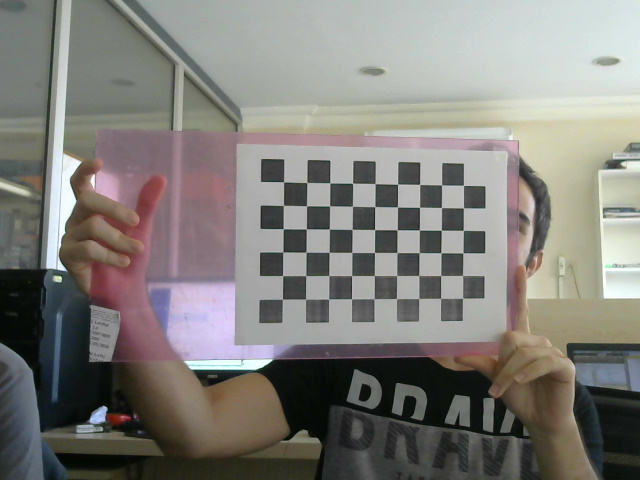
#> input picture calibration_images/img (1).jpg, 640 x 480 px; its folder holds 5 pictures in this run
$ python camera_calibration.py
#> lines starting #> are read from the running program, lines starting #| are printed output that depends on the picture
import numpy as np
import cv2
import glob

# Sondlandırma kriteri:
criteria = (cv2.TERM_CRITERIA_EPS + cv2.TERM_CRITERIA_MAX_ITER, 30, 0.001)

# Kalibrasyon fonksiyonu:
# "dirpath" = Görüntülerin bulunduğu dizin.
# "prefix" = Görüntülerin ortak ismi.(resim1.jpg, resim2.jpg şeklinde
# ilerlenecekse "resim" yazılır.)
# "square_size" = Satranç tahtasındaki bir karenin uzunluğu.
# "width" = Satranç tahtasının uzun keneranın içinde bulunan nokta sayısı.
# "height" = Satranç tahtasının kısa kenarının içinde bulunan nokta sayısı.
def calibrate(dirpath, prefix, image_format, square_size, width=9, height=6):

#> called with dirpath = 'calibration_images', prefix = 'img', image_format = 'jpg', square_size = 0.025, width = 9, height = 6
    global gray

    # Verilen dizin yolundaki görüntüler için kamera kalibrasyon fonksiyonu
    # uygulanacaktır. (0,0,0), (1,0,0), (2,0,0) ....,(8,6,0) gibi nesne noktaları
    # hazırlanacaktır.
    objp = np.zeros((height*width, 3), np.float32) # Satranç tahtasının
                                                   # koordinatlarının bulunduğu dizi.
    objp[:, :2] = np.mgrid[0:width, 0:height].T.reshape(-1, 2)

    objp = objp * square_size # Koordinatlar, girmiş olduğumuz uzunluk değeri ile çarpılır.

    # Tüm görüntülerden nesne noktalarını ve görüntü noktalarını kaydetmek için
    # objpoints ve imgpoints dizileri kullanılmıştır.
    objpoints = [] # 3 boyutta öngördüğümüz nokta karşılıklarının tutulduğu dizi
    imgpoints = [] # Kameranın aldığı görüntüde satranç tahtasının siyah/beyaz
                   # buluşma koordinatlarının tutulduğu dizi

    if dirpath[-1:] == '/':
        dirpath = dirpath[:-1]

    images = glob.glob(dirpath + '/' + prefix + '*.' + image_format)
    i = 0

    # "images" klasörü içerisinde bulunan resimlerin kalibrasyon için
    # kullanılması:
    for fname in images:
        i += 1
        img = cv2.imread(fname)
#> img is the input picture: shape (480, 640, 3); mean B, G, R 122.4, 127.1, 129.2
        img = cv2.resize(img,(600,480))
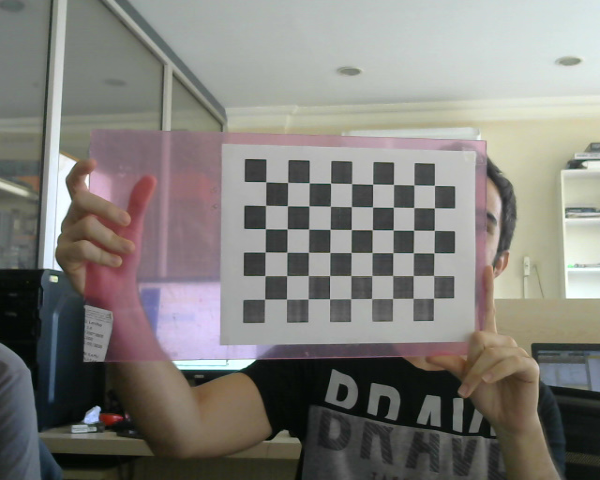
#> img: shape (480, 600, 3); mean B, G, R 122.4, 127.2, 129.2
        gray = cv2.cvtColor(img, cv2.COLOR_BGR2GRAY)
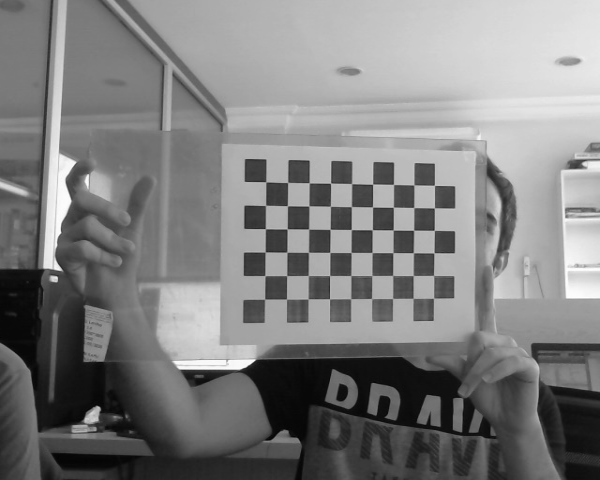
#> gray: shape (480, 600); min 3, max 255, mean 127.3

        # Satranç tahtası köşelerinin bulunması, ret değeri satranç tahtasının
        # bulunup bulunmadığını belirtmektedir.
        ret, corners = cv2.findChessboardCorners(gray, (width, height), None)
#> ret = True; corners = 54 rows, first 8: [265.7, 181.9], [287.7, 182.4], [309.2, 182.9], [330.5, 183.1], [351.6, 183.7], [372.6, 184.1], [393.5, 184.4], [413.8, 185]

        # Köşe noktaları bulunursa, iyileştirilmiş görüntü noktalarının eklenmesi:
        if ret:
            objpoints.append(objp)

            corners2 = cv2.cornerSubPix(gray, corners, (11, 11), (-1, -1),
                                                                        criteria)
#> corners2 = 54 rows, first 8: [265.8, 181.8], [287.6, 182.5], [309.3, 182.8], [330.6, 183.2], [351.6, 183.6], [372.6, 184.2], [393.5, 184.5], [413.9, 184.9]
            imgpoints.append(corners2)

            # Köşelerin çizilip gösterilmesi:
            cv2.drawChessboardCorners(img, (width, height), corners2, ret)
            print(i)
            if i == 20:
                cv2.putText(img, "20/20", (5, 20), cv2.FONT_HERSHEY_SIMPLEX,
                                                                0.6, (0, 255, 0), 2)
                cv2.putText(img, "Calibration Completed", (5, 40),
                                        cv2.FONT_HERSHEY_SIMPLEX, 0.6, (0, 255, 0), 2)

            else:
                cv2.putText(img, str(i)+"/20", (5, 20),
                                    cv2.FONT_HERSHEY_SIMPLEX, 0.6, (0, 0, 255), 2)
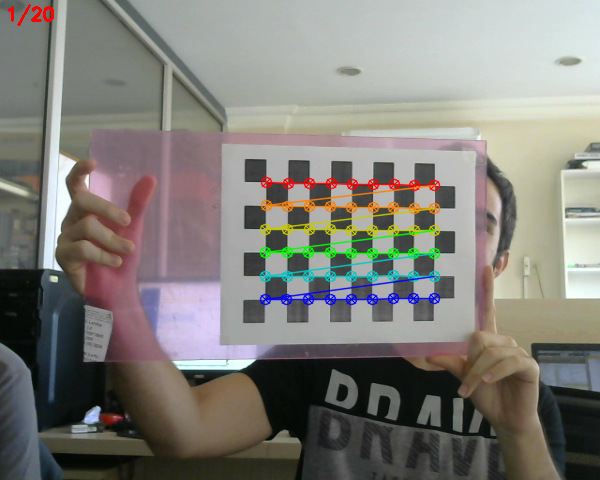
#> img: shape (480, 600, 3); mean B, G, R 121.5, 127.2, 129.2
            cv2.imshow("Calibration Image", img)
            cv2.moveWindow("Calibration Image", 620, 15)
            cv2.waitKey(150)
#> pass 2 of the loop in calibrate, `for fname in images:`:
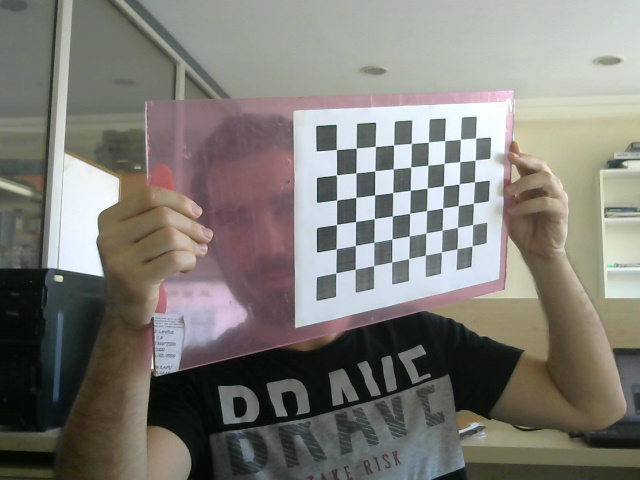
#> input picture calibration_images/img (10).jpg, 640 x 480 px
#> in calibrate, img is the input picture: shape (480, 640, 3); mean B, G, R 118.3, 124.3, 126
#> in calibrate, `gray = cv2.cvtColor(img, cv2.COLOR_BGR2GRAY)`:
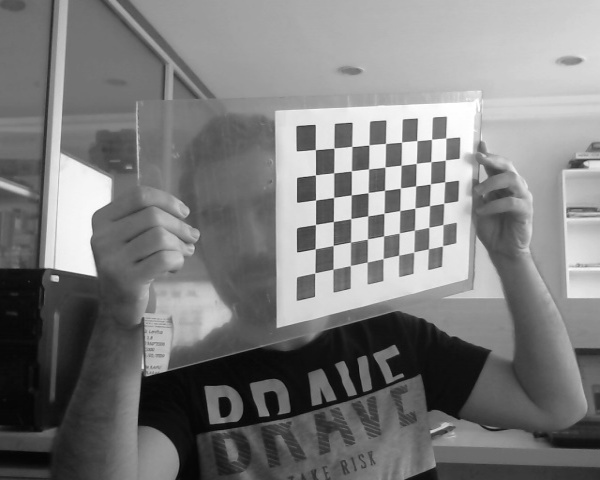
#> gray: shape (480, 600); min 5, max 255, mean 124.2
#> corners = 54 rows, first 8: [315.4, 149.6], [333.8, 148.2], [351.8, 146.4], [368.8, 145], [385.5, 143.5], [401.5, 142.3], [416.8, 140.5], [431.5, 139.4]
#> corners2 = 54 rows, first 8: [315.4, 149.5], [333.9, 148.1], [351.8, 146.4], [368.9, 144.8], [385.5, 143.5], [401.5, 142.1], [416.8, 140.6], [431.5, 139.4]
#> in calibrate, `cv2.putText(img, str(i)+"/20", (5, 20), cv2.FONT_HERSHEY_SIMPLEX, 0.6,..`:
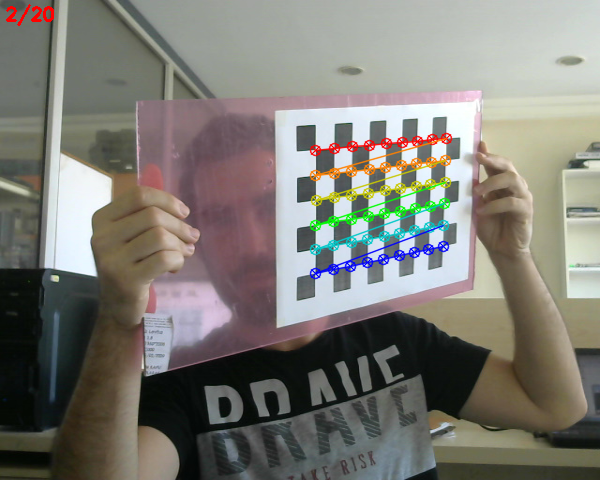
#> img: shape (480, 600, 3); mean B, G, R 116.6, 123.6, 125.5
#> pass 3 of the loop in calibrate, `for fname in images:`:
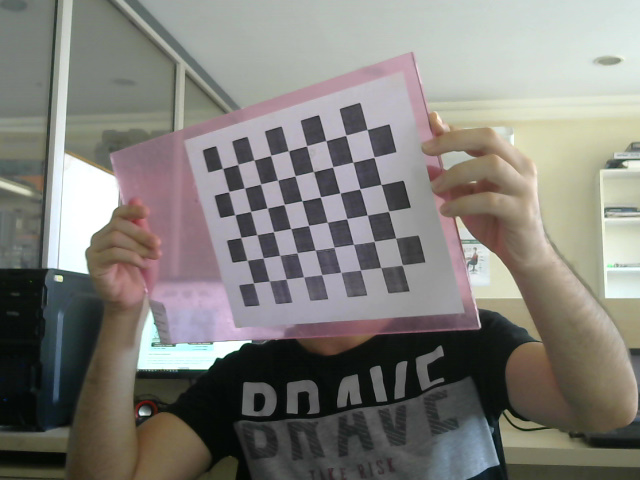
#> input picture calibration_images/img (11).jpg, 640 x 480 px
#> in calibrate, img is the input picture: shape (480, 640, 3); mean B, G, R 121.3, 126.6, 128.6
#> in calibrate, `gray = cv2.cvtColor(img, cv2.COLOR_BGR2GRAY)`:
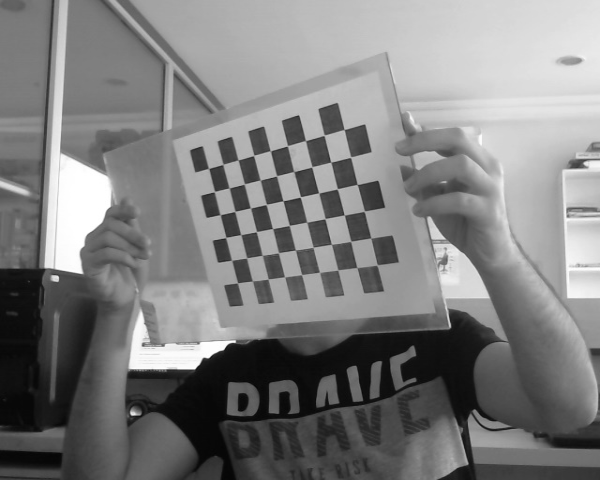
#> gray: shape (480, 600); min 4, max 255, mean 126.7
#> corners = 54 rows, first 8: [208.6, 168.5], [222.9, 164.4], [238, 159.9], [253.6, 155.6], [270.3, 150.8], [287.4, 145.8], [305.4, 140.6], [324.2, 135.3]
#> corners2 = 54 rows, first 8: [208.6, 168.4], [222.8, 164.3], [238, 160.1], [253.7, 155.4], [270.3, 150.7], [287.4, 145.7], [305.5, 140.5], [324.2, 135.3]
#> in calibrate, `cv2.putText(img, str(i)+"/20", (5, 20), cv2.FONT_HERSHEY_SIMPLEX, 0.6,..`:
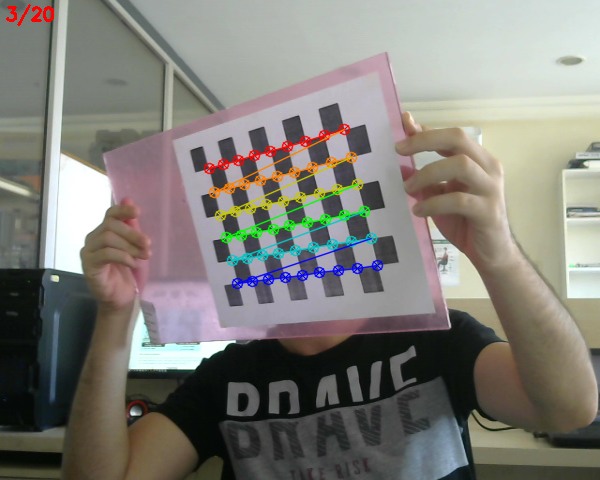
#> img: shape (480, 600, 3); mean B, G, R 120.3, 126.7, 128.6
#> the loop made 5 passes; the first 3 are shown

    ret, mtx, dist, rvecs, tvecs = cv2.calibrateCamera(objpoints, imgpoints,
                                                            gray.shape[::-1], None, None)

    return [ret, mtx, dist, rvecs, tvecs]

# Kamera matrisini ve bozulma katsayılarının verilen yola / dosyaya kaydedilmesi:
def save_coefficients(mtx, dist, path):
    cv_file = cv2.FileStorage(path, cv2.FILE_STORAGE_WRITE)
    cv_file.write("K", mtx)
    cv_file.write("D", dist)
    # note you *release* you don't close() a FileStorage object
    cv_file.release()


# Kamera matrisini ve bozulma katsayılarını yükleme:
def load_coefficients(path):
    # FILE_STORAGE_READ
    cv_file = cv2.FileStorage(path, cv2.FILE_STORAGE_READ)

    # Alınacak türü de belirtmemiz gerektmektedir, aksi takdirde bir matris yerine
    # yalnızca bir File Node nesnesi geri alınır.
    camera_matrix = cv_file.getNode("K").mat()
    dist_matrix = cv_file.getNode("D").mat()

    cv_file.release()
    return [camera_matrix, dist_matrix]

# "calibrate" fonksiyonun çağrılması:
ret, mtx, dist, rvecs, tvecs = calibrate("calibration_images", "img", "jpg", 0.025)

# Kalibrasyon sonuçlarının "camera.yml" ismindeki dosyaya kaydedilmesi:
save_coefficients(mtx, dist, "camera.yml")

# Kalibrasyon sonuçlarının yüklenerek kodlara dahil edilmesi:
camera_matrix, dist_matrix = load_coefficients("camera.yml")

img1 = cv2.imread("calibration_images/img (1).jpg")
img1 = cv2.resize(img1, (720, 480))
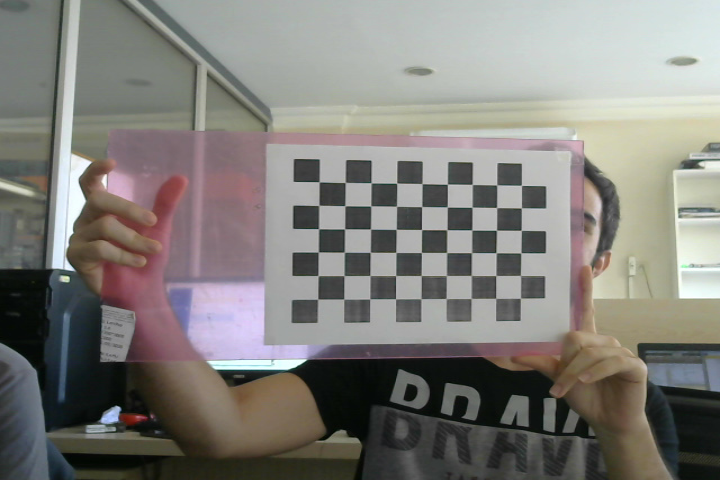
#> img1: shape (480, 720, 3); mean B, G, R 122.4, 127.2, 129.2
img2 = cv2.imread("calibration_images/img (1).jpg")
img2 = cv2.resize(img2, (720, 480))

# Kalibrasyon sonucunda çıkan düzeltme matrislerinin her bir frame
# uygulanması:
h, w = img1.shape[:2]
#> h = 480; w = 720
newcameramtx, roi = cv2.getOptimalNewCameraMatrix(camera_matrix,
dist_matrix, (w, h), 1, (w, h))
dst = cv2.undistort(img1, camera_matrix, dist_matrix, None, newcameramtx)
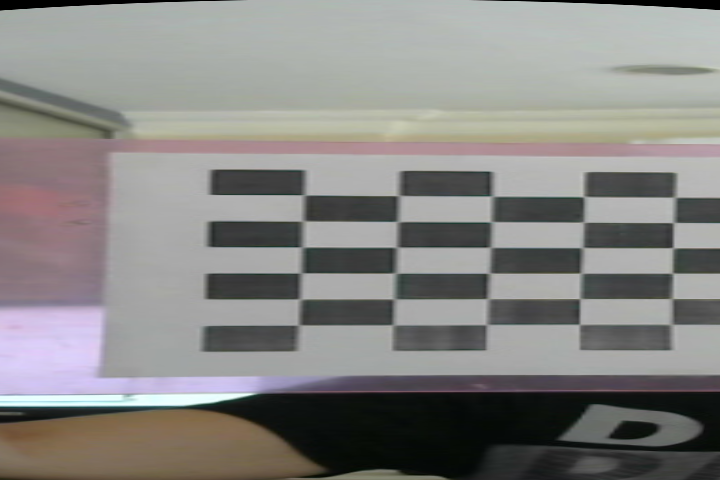
#> dst: shape (480, 720, 3); mean B, G, R 131.5, 133.7, 135
x, y, w, h = roi
img1 = dst[y:y + h, x:x + w]
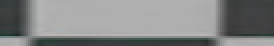
#> img1: shape (23, 137, 3) (shown 2 times larger); mean B, G, R 133.1, 133.5, 131.7

cv2.imshow("img1", img1)
cv2.imshow("img2", img2)
cv2.waitKey(0)
